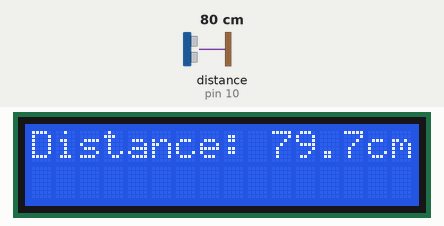
Bench run of a sketch on a simulated Arduino Uno, built with avr-gcc and run on an emulated ATmega328P. Shown: 16×2 character LCD. Wiring (inferred from the names in the program): ultrasonic range finder: trigger pin 9; echo pin 10. Inputs (shaded band) come from the test bench; at power-on: distance to the obstacle (sensor on pin 10) 80 cm. The echo pulse lasts 58.3 µs per cm; what the sketch prints to the serial monitor is not drawn.

Above: at 2.7 s.
2.8 s: distance to the obstacle (sensor on pin 10) set to 120 cm
At 4.9 s:
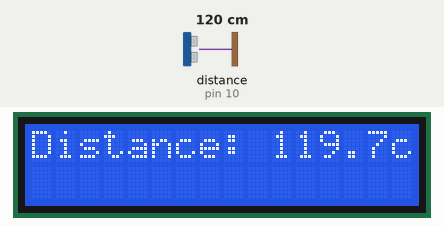
5.1 s: distance to the obstacle (sensor on pin 10) set to 2 cm
At 6.1 s:
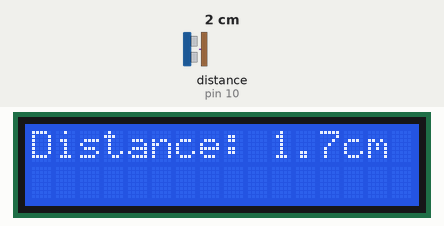
6.7 s: distance to the obstacle (sensor on pin 10) set to 4 cm
At 7.8 s:
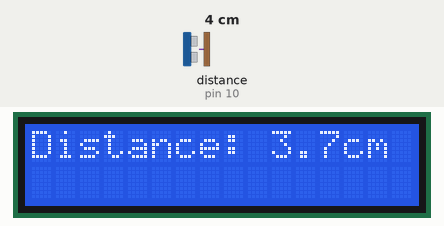
Timing chart, 0 to 9.7 s (numbered marks = the images above; inputs shaded):
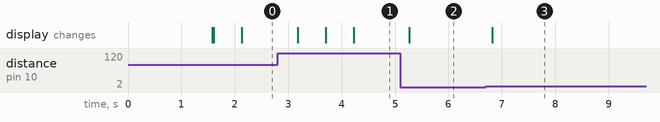

The sketch:

ultra_sonic_sensor_LCD.ino
```cpp
#include <Wire.h>
#include <LiquidCrystal_I2C.h>

// Set I2C address to 0x27 or 0x3F depending on your LCD module
LiquidCrystal_I2C lcd(0x27, 16, 2);

const int trigPin = 9;
const int echoPin = 10;
long duration;
float distance;

void setup() {
  Serial.begin(9600);

  lcd.init();          // Initialize the LCD
  lcd.backlight();     // Turn on backlight
  lcd.setCursor(0,0);
  lcd.print("Ultrasonic Init");

  pinMode(trigPin, OUTPUT);
  pinMode(echoPin, INPUT);
  delay(1500);
  lcd.clear();
}

void loop() {
  // Send 10us trigger pulse
  digitalWrite(trigPin, LOW);
  delayMicroseconds(2);
  digitalWrite(trigPin, HIGH);
  delayMicroseconds(10);
  digitalWrite(trigPin, LOW);

  // Measure echo pulse width
  duration = pulseIn(echoPin, HIGH, 30000); // timeout: 30 ms

  // Calculate distance in cm
  if (duration > 0) {
    distance = (duration * 0.0343) / 2;
  } else {
    distance = -1; // invalid reading
  }

  // Display results
  lcd.setCursor(0, 0);
  if (distance >= 0) {
    lcd.print("Distance: ");
    lcd.print(distance, 1);
    lcd.print("cm ");

    Serial.print("Distance: ");
    Serial.print(distance, 1);
    Serial.println(" cm");
  } else {
    lcd.print("Out of range   ");
    Serial.println("No echo detected (timeout)");
  }

  delay(500);
}
```

Measured:
- after the input at 2.8 s, the display: changes after 0.37 s (image 1)
- after the input at 5.1 s, the display: changes after 0.17 s (image 2)
- after the input at 6.7 s, the display: changes after 0.12 s (image 3)
